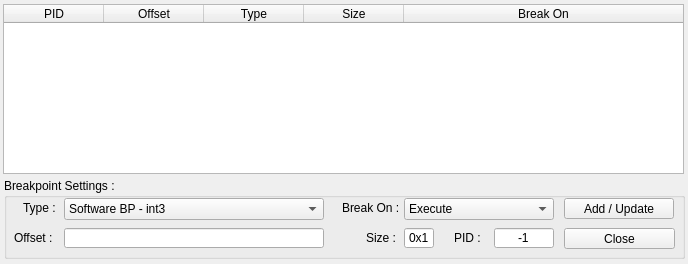
<?xml version="1.0" encoding="UTF-8"?>
<ui version="4.0">
 <class>qtDLGBreakPointManagerClass</class>
 <widget class="QWidget" name="qtDLGBreakPointManagerClass">
  <property name="geometry">
   <rect>
    <x>0</x>
    <y>0</y>
    <width>688</width>
    <height>264</height>
   </rect>
  </property>
  <property name="sizePolicy">
   <sizepolicy hsizetype="Fixed" vsizetype="Fixed">
    <horstretch>0</horstretch>
    <verstretch>0</verstretch>
   </sizepolicy>
  </property>
  <property name="windowTitle">
   <string>[ Nanomite ] - Breakpoint Manager</string>
  </property>
  <property name="windowIcon">
   <iconset resource="qtDLGNanomite.qrc">
    <normaloff>:/DLGNanomite/Icons/IDI_MAIN.ico</normaloff>:/DLGNanomite/Icons/IDI_MAIN.ico</iconset>
  </property>
  <widget class="QTableWidget" name="tblBPs">
   <property name="geometry">
    <rect>
     <x>3</x>
     <y>4</y>
     <width>681</width>
     <height>170</height>
    </rect>
   </property>
   <property name="sizePolicy">
    <sizepolicy hsizetype="Fixed" vsizetype="Fixed">
     <horstretch>0</horstretch>
     <verstretch>0</verstretch>
    </sizepolicy>
   </property>
   <property name="editTriggers">
    <set>QAbstractItemView::NoEditTriggers</set>
   </property>
   <property name="selectionBehavior">
    <enum>QAbstractItemView::SelectRows</enum>
   </property>
   <attribute name="horizontalHeaderStretchLastSection">
    <bool>true</bool>
   </attribute>
   <attribute name="verticalHeaderVisible">
    <bool>false</bool>
   </attribute>
   <attribute name="verticalHeaderDefaultSectionSize">
    <number>15</number>
   </attribute>
   <attribute name="verticalHeaderMinimumSectionSize">
    <number>15</number>
   </attribute>
   <column>
    <property name="text">
     <string>PID</string>
    </property>
   </column>
   <column>
    <property name="text">
     <string>Offset</string>
    </property>
   </column>
   <column>
    <property name="text">
     <string>Type</string>
    </property>
   </column>
   <column>
    <property name="text">
     <string>Size</string>
    </property>
   </column>
   <column>
    <property name="text">
     <string>Break On</string>
    </property>
   </column>
  </widget>
  <widget class="QGroupBox" name="groupBox">
   <property name="geometry">
    <rect>
     <x>4</x>
     <y>178</y>
     <width>681</width>
     <height>81</height>
    </rect>
   </property>
   <property name="sizePolicy">
    <sizepolicy hsizetype="Fixed" vsizetype="Fixed">
     <horstretch>0</horstretch>
     <verstretch>0</verstretch>
    </sizepolicy>
   </property>
   <property name="title">
    <string>Breakpoint Settings :</string>
   </property>
   <widget class="QComboBox" name="cbType">
    <property name="geometry">
     <rect>
      <x>60</x>
      <y>20</y>
      <width>260</width>
      <height>22</height>
     </rect>
    </property>
    <property name="sizePolicy">
     <sizepolicy hsizetype="Fixed" vsizetype="Fixed">
      <horstretch>0</horstretch>
      <verstretch>0</verstretch>
     </sizepolicy>
    </property>
    <item>
     <property name="text">
      <string>Software BP - int3</string>
     </property>
    </item>
    <item>
     <property name="text">
      <string>Hardware BP - Dr[0-3]</string>
     </property>
    </item>
    <item>
     <property name="text">
      <string>Memory BP - Page Guard</string>
     </property>
    </item>
   </widget>
   <widget class="QLabel" name="label">
    <property name="geometry">
     <rect>
      <x>19</x>
      <y>20</y>
      <width>40</width>
      <height>20</height>
     </rect>
    </property>
    <property name="text">
     <string>Type :</string>
    </property>
   </widget>
   <widget class="QComboBox" name="cbBreakOn">
    <property name="geometry">
     <rect>
      <x>400</x>
      <y>20</y>
      <width>150</width>
      <height>22</height>
     </rect>
    </property>
    <property name="sizePolicy">
     <sizepolicy hsizetype="Fixed" vsizetype="Fixed">
      <horstretch>0</horstretch>
      <verstretch>0</verstretch>
     </sizepolicy>
    </property>
    <item>
     <property name="text">
      <string>Execute</string>
     </property>
    </item>
    <item>
     <property name="text">
      <string>Write</string>
     </property>
    </item>
    <item>
     <property name="text">
      <string>Read</string>
     </property>
    </item>
   </widget>
   <widget class="QLabel" name="label_2">
    <property name="geometry">
     <rect>
      <x>338</x>
      <y>20</y>
      <width>60</width>
      <height>20</height>
     </rect>
    </property>
    <property name="text">
     <string>Break On :</string>
    </property>
   </widget>
   <widget class="QLineEdit" name="leSize">
    <property name="geometry">
     <rect>
      <x>400</x>
      <y>50</y>
      <width>30</width>
      <height>20</height>
     </rect>
    </property>
    <property name="sizePolicy">
     <sizepolicy hsizetype="Fixed" vsizetype="Fixed">
      <horstretch>0</horstretch>
      <verstretch>0</verstretch>
     </sizepolicy>
    </property>
    <property name="text">
     <string>0x1</string>
    </property>
    <property name="alignment">
     <set>Qt::AlignCenter</set>
    </property>
    <property name="readOnly">
     <bool>true</bool>
    </property>
   </widget>
   <widget class="QLabel" name="label_3">
    <property name="geometry">
     <rect>
      <x>362</x>
      <y>50</y>
      <width>30</width>
      <height>20</height>
     </rect>
    </property>
    <property name="text">
     <string>Size :</string>
    </property>
   </widget>
   <widget class="QLineEdit" name="lePID">
    <property name="geometry">
     <rect>
      <x>490</x>
      <y>50</y>
      <width>60</width>
      <height>20</height>
     </rect>
    </property>
    <property name="sizePolicy">
     <sizepolicy hsizetype="Fixed" vsizetype="Fixed">
      <horstretch>0</horstretch>
      <verstretch>0</verstretch>
     </sizepolicy>
    </property>
    <property name="text">
     <string>-1</string>
    </property>
    <property name="alignment">
     <set>Qt::AlignCenter</set>
    </property>
   </widget>
   <widget class="QLabel" name="label_4">
    <property name="geometry">
     <rect>
      <x>450</x>
      <y>50</y>
      <width>30</width>
      <height>20</height>
     </rect>
    </property>
    <property name="text">
     <string>PID :</string>
    </property>
   </widget>
   <widget class="QPushButton" name="pbAddUpdate">
    <property name="geometry">
     <rect>
      <x>560</x>
      <y>20</y>
      <width>110</width>
      <height>21</height>
     </rect>
    </property>
    <property name="sizePolicy">
     <sizepolicy hsizetype="Fixed" vsizetype="Fixed">
      <horstretch>0</horstretch>
      <verstretch>0</verstretch>
     </sizepolicy>
    </property>
    <property name="text">
     <string>Add / Update</string>
    </property>
   </widget>
   <widget class="QPushButton" name="pbClose">
    <property name="geometry">
     <rect>
      <x>560</x>
      <y>50</y>
      <width>111</width>
      <height>21</height>
     </rect>
    </property>
    <property name="sizePolicy">
     <sizepolicy hsizetype="Fixed" vsizetype="Fixed">
      <horstretch>0</horstretch>
      <verstretch>0</verstretch>
     </sizepolicy>
    </property>
    <property name="text">
     <string>Close</string>
    </property>
   </widget>
   <widget class="QLineEdit" name="leOffset">
    <property name="geometry">
     <rect>
      <x>60</x>
      <y>50</y>
      <width>260</width>
      <height>20</height>
     </rect>
    </property>
   </widget>
   <widget class="QLabel" name="label_5">
    <property name="geometry">
     <rect>
      <x>10</x>
      <y>50</y>
      <width>40</width>
      <height>20</height>
     </rect>
    </property>
    <property name="text">
     <string>Offset :</string>
    </property>
   </widget>
  </widget>
 </widget>
 <resources>
  <include location="qtDLGNanomite.qrc"/>
 </resources>
 <connections/>
</ui>
